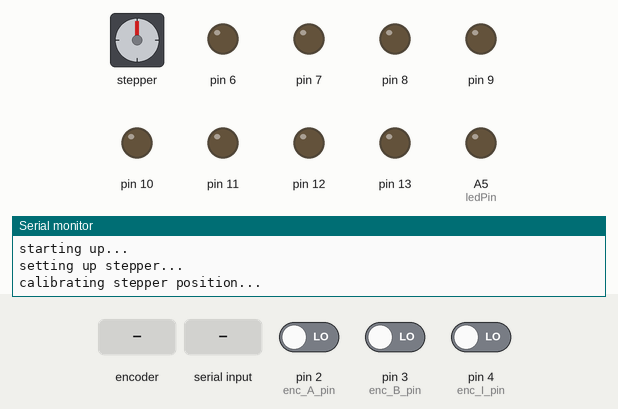
This sketch was run on a simulated Arduino Mega 2560, built with avr-gcc and run on an emulated ATmega2560. Shown: stepper motor, output pins drawn as LEDs (lit = HIGH), the last lines printed to the serial monitor. Wiring (inferred from the names in the program): stepper motor driver (200 steps per turn assumed): step A3; direction A2; enable A1. Dashed ring = blinking. The inputs (shaded band) are chosen by the test bench; at power-on: pin 4 (enc_I_pin) LOW, pin 2 (enc_A_pin) LOW, pin 3 (enc_B_pin) LOW. Pins used as bus, display or sensor lines are not drawn.

Above: at 0.8 s.
0.9 s: pin 4 (enc_I_pin) driven HIGH
At 2.7 s:
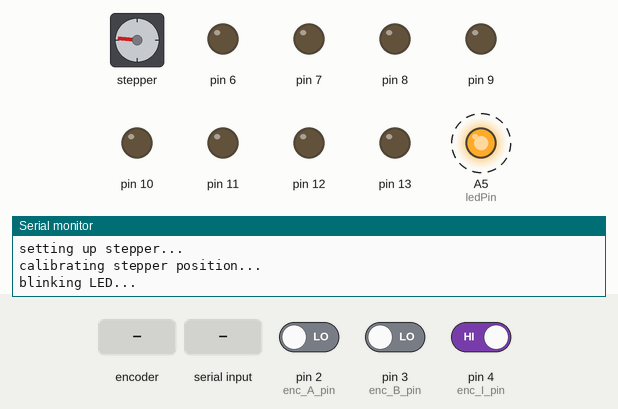
3.9 s: rotary encoder on pin 2 (enc_A_pin) / pin 3 (enc_B_pin) turned 3 steps (first pin leading)
At 7.3 s:
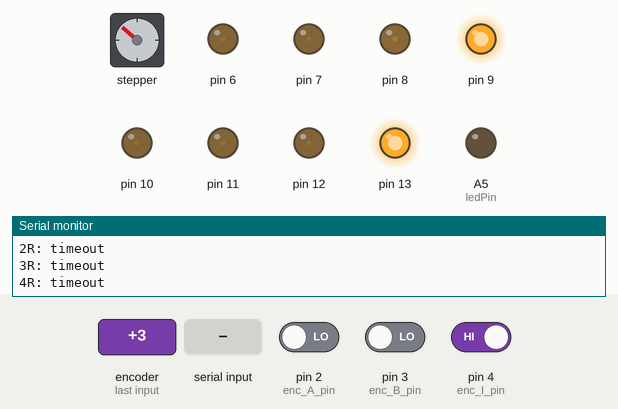
7.5 s: rotary encoder on pin 2 (enc_A_pin) / pin 3 (enc_B_pin) turned 1 step (first pin leading)
At 9.0 s:
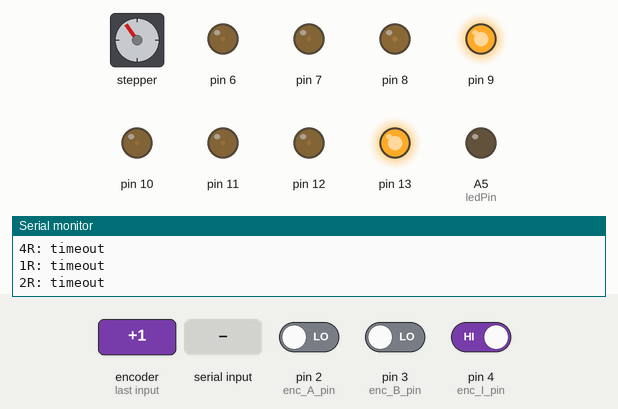
9.4 s: rotary encoder on pin 2 (enc_A_pin) / pin 3 (enc_B_pin) turned 1 step (first pin leading)
At 10.5 s:
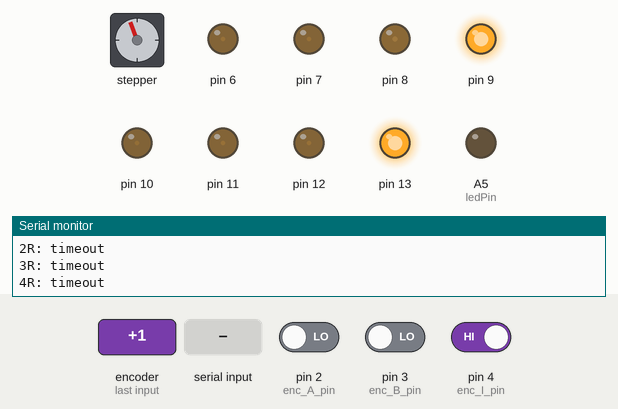
11.4 s: rotary encoder on pin 2 (enc_A_pin) / pin 3 (enc_B_pin) turned 3 steps (first pin leading)
At 13.1 s:
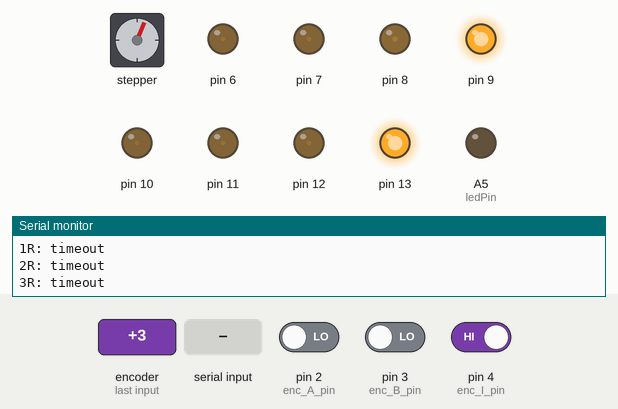
13.5 s: "E\n" received over Serial
Timing chart, 0 to 16.0 s (numbered marks = the images above; inputs shaded):
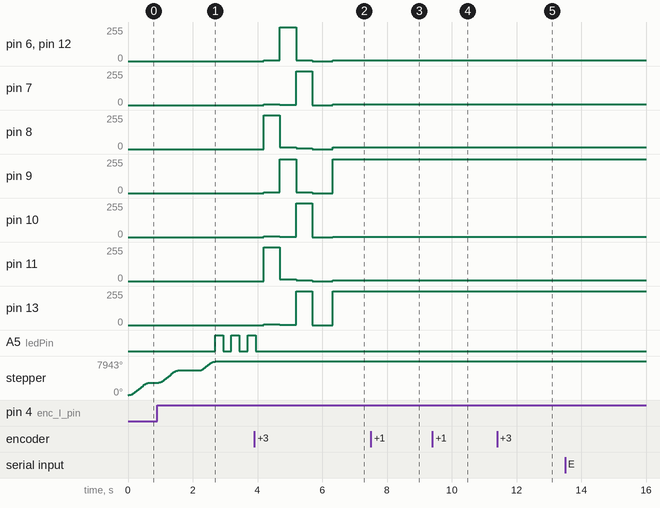

Measured:
- after the input at 0.9 s, A5 (ledPin): alternates HIGH for 0.25 s and LOW for 0.25 s, starting after 1.8 s
- after the input at 3.9 s, stepper: turns 36° clockwise, starting after 2.9 s
- after the input at 7.5 s, stepper: goes 7873° 0.02 s, then 7885°, starting after 0.42 s
- after the input at 9.4 s, stepper: goes 7887° 0.02 s, then 7900°, starting after 0.49 s
- after the input at 11.4 s, stepper: turns 43° clockwise, starting after 0.46 s

The sketch:

color_factory_controller.ino
```cpp
// BOARD: ARDUINO MEGA 2560

/*
Pins:
????
*/


#define MASTER_ADDR 'M'
#define GET_CURRENT_READING 'R'
#define DUMP_READING 'D'
#define STOP_DUMP 'S'
#define RESET_BUCKET_COLOR 'B'
#define KIDS_GONE_CHECK 'K'

// valid responses:
// (update is_valid() when adding
#define RED 'r'
#define GREEN 'g'
#define BLUE 'b'
#define YELLOW 'y'
#define ORANGE 'o'
#define NONE 'n'
#define OK 'K'
#define YES 'Y'
#define NO 'N'
#define ERROR 'E'

#define ledPin A5 // ????????????

#define FULL_TURN 1600
#define A_POS 700
#define B_POS 850
#define C_POS 1000
#define D_POS 1175

// last index (in targets[]) that each color was thrown to..
int last_red_index= 0;
int last_yellow_index= 1;
int last_blue_index= 2;
int last_orange_index= 2;
int last_green_index= 2;


//keep track of how long it's been since a ball was thrown
unsigned long last_throw_time= 0;
unsigned long last_tamper_time= 0;
unsigned long last_kids_gone_check= millis();

char targets[3] = {RED, GREEN, BLUE};
char defaultColors[3] = {RED, GREEN, BLUE};
int target_pos[3]= {A_POS, B_POS, C_POS};

void setup(){
  Serial.begin(9600);
  Serial.println(); // break from old dumps-
  Serial.println("starting up...");
  setup_rs485_tranceiver();

  pinMode(ledPin, OUTPUT);
  setup_stepper(B_POS);

  //Serial.println("resetting bucket colors...");
  //reset_bucket_colors();

  Serial.println("blinking LED...");
  blinkLed();

  test_bucket_lights();
}

void loop(){
  //dump_motor_data();

  // read reader sensors and update target lights
  update_targets();

  // get a reading
  send_command(1, GET_CURRENT_READING);
  char reading= get_response();

  // if reading shows ball, aim bouncer.
  // bouncer is already aimed at target, move it a bit to let us know it cares
  if(is_ball(reading) && millis() > last_throw_time + 500){
    if(motor_is_at(get_target(reading))) goto_pos(get_target(reading)+FULL_TURN/16);
    goto_pos(get_target(reading));
    last_throw_time= millis();
  }
  tamper_check();

  // if things are quiet, re-home stepper
  if(millis() > last_throw_time + 300000){ //5 minutes
    calibrateStepper(B_POS);
    last_throw_time= millis();
  }
}

// update targets[] and the leds above the target hoppers
void update_targets(){
  // get colors from sensors
  for(int i=2; i<=4; i++){
    send_command(i, GET_CURRENT_READING);
    char color= get_response();
    // store in targets[]
    if (is_ball(color)){
      targets[i-2]= color;
      flashTarget(i-2, true);
    }
    if (color == NONE){
      targets[i-2]= defaultColors[i-2];
      flashTarget(i-2, false);
    }
  }

  // set bucket leds to match
  update_bucket_lights();
}

short kids_gone(){
  int tries=0;
  if(millis() > last_kids_gone_check+10000){
    last_kids_gone_check= millis();
    char response= 'E';
    for(int i=2; i<=4; i++){ // don't ask the dropper
      do{
        send_command(i, KIDS_GONE_CHECK);
        if (tries>3) delay(100);
        tries++;
        response= get_response();
      } while (response=='E');
      if(response=='N') return false;
    }
    return true;
  }
  else return false;
}


void reset_bucket_colors(){
  for(int i=2; i<=4; i++){
    do send_command(i, RESET_BUCKET_COLOR);
    while (get_response()=='E');
  }
}

int get_target(char color){
  if(color == ORANGE){
    for(int i=0; i<3; i++){
      last_orange_index++;
      if (last_orange_index > 2) last_orange_index=0;
      if (targets[last_orange_index] == ORANGE) return target_pos[last_orange_index];
    }
    return D_POS;
  }

  if(color == YELLOW){
    for(int i=0; i<3; i++){
      last_yellow_index++;
      if (last_yellow_index > 2) last_yellow_index=0;
      if (targets[last_yellow_index] == YELLOW) return target_pos[last_yellow_index];
    }
    return D_POS;
  }

  if(color == GREEN){
    for(int i=0; i<3; i++){
      last_green_index++;
      if (last_green_index > 2) last_green_index= 0;
      if (targets[last_green_index] == GREEN) return target_pos[last_green_index];
    }
    return D_POS;
  }

  if(color == RED){
    for(int i=0; i<3; i++){
      last_red_index++;
      if (last_red_index > 2) last_red_index=0;
      if (targets[last_red_index] == RED) return target_pos[last_red_index];
    }
    return D_POS;
  }

  if(color == BLUE){
    for(int i=0; i<3; i++){
      last_blue_index++;
      if (last_blue_index > 2) last_blue_index=0;
      if (targets[last_blue_index] == BLUE) return target_pos[last_blue_index];
    }
    return D_POS;
  }
}

void send_command(int addr, char cmd){
  char msg[3];
  msg[0]= addr+48; //convert to ascii caracter
  msg[1]= cmd;
  msg[2]= '\0';

  while(Serial.available()>0) Serial.read(); // clear incoming buffer, expecting new stuff
  tx_msg(msg);}

char get_response(){
  char response= ERROR;
  unsigned long start_time= millis();

  // wait for response to arrive or timeout
  while(Serial.available() < 2 && millis() < start_time+200);

  // if timeout
  if (millis() >= start_time+200){
    Serial.println(": timeout");
    return response;
  }

  // iterate through incoming buffer, looking for an 'M'
  while(Serial.read() != 'M'){
    if (Serial.available()==0){
      Serial.println(": no M");
      return response;
    }
  }

  // next character after the 'M' should be our response
  response= Serial.read();
  //if(!is_valid(response)) response= ERROR;

  Serial.print(": ");
  Serial.println(response);
  if (response == -1) reset_bus();
  return response;
}

void reset_bus(){
  Serial.println("flushing in/out buffers...");
  Serial.flush();
  while(Serial.available()>0) Serial.read();
}

boolean is_ball(char candidate){
  //if(candidate == ORANGE) return true;
  if(candidate == GREEN) return true;
  //if(candidate == YELLOW) return true;
  if(candidate == RED) return true;
  if(candidate == BLUE) return true;
  return false;
}

boolean is_valid(char candidate){
  if(candidate == ORANGE) return true;
  if(candidate == GREEN) return true;
  if(candidate == YELLOW) return true;
  if(candidate == OK) return true;
  if(candidate == YES) return true;
  if(candidate == NO) return true;
  if(candidate == NONE) return true;
  if(candidate == ERROR) return true;
  return false;
}

void blinkLed(){
  for(int i=0; i<3; i++){
    digitalWrite(ledPin, HIGH);
    delay(250);
    digitalWrite(ledPin, LOW);
    delay(250);
  }
}

void dump_sensors(){
  for(int i=1; i<5; i++) dump_sensor(i);
  Serial.println();
}

void dump_sensor(int addr){
  send_command(addr, DUMP_READING);
  char incoming=0;
  unsigned long start_time=millis();

  Serial.print(" Sensor #");
  Serial.print(addr);
  Serial.print(": ");

  while(incoming != '\n'){
    if(Serial.available()>0){
      incoming= (Serial.read());
      Serial.write(incoming);
    }
    if(millis()>start_time+200) break;
  }
}
```

bucket_lights.ino
```cpp
#define first_pwm_pin 5

short flashStates[3] = {false, false, false};

void update_bucket_lights(){
    for(int i=0; i<3; i++){
      char color= targets[i];
      if(flashStates[i] == true){
        // flash once per second, so
        // check last 3 digits of millis
        if(millis()%1000 > 499) color= NONE;
      }
      set_bucket_light(i, color);
    }
}

void flashTarget(int bucket, short flashing){
  flashStates[bucket]= flashing;
}

void set_bucket_light(int bucket, char color){
    if(color ==  'o') set_led(bucket*3+first_pwm_pin, 255,157,0);
    else if(color ==  'y') set_led(bucket*3+first_pwm_pin, 255,225,5);
    else if(color ==  'g') set_led(bucket*3+first_pwm_pin, 15,255,2);
    else if(color ==  'r') set_led(bucket*3+first_pwm_pin, 255,5,5);
    else if(color ==  'b') set_led(bucket*3+first_pwm_pin, 5,5,255);
    else if(color ==  NONE) set_led(bucket*3+first_pwm_pin, 0,0,0);
    else set_led(bucket+first_pwm_pin, 0,0,0);
}

void set_led(int r_pin, int r, int g, int b){
  analogWrite(r_pin, r);
  analogWrite(r_pin+1, g);
  analogWrite(r_pin+2, b);
}

void test_bucket_lights(){
  Serial.println("testing bucket lights...");

  for(int i=0; i<3; i++) set_bucket_light(i, 'r');
  delay(500);
  for(int i=0; i<3; i++) set_bucket_light(i, 'g');
  delay(500);
  for(int i=0; i<3; i++) set_bucket_light(i, 'b');
  delay(500);

  for(int i=0; i<3; i++) set_bucket_light(i, 'n');

}
```

rs485.ino
```cpp
// see sensor code for notes

#define txPin A4

void setup_rs485_tranceiver(){
  pinMode(txPin, OUTPUT);
  digitalWrite(txPin, LOW); // set transceiver to "receive" mode
}

void tx_msg(char *msg){
  digitalWrite(txPin, HIGH); // transmit mode
  delayMicroseconds(10); // make sure mode is set
  Serial.print(msg);
  Serial.flush(); // wait for msg to leave buffer
  digitalWrite(txPin, LOW); // back to recieve mode
}
```

stepper.ino
```cpp
#define MIN_DELAY 275  // minimum running delay
#define MAX_DELAY 2250 // accel start point
#define ACCEL 50 // change in step delay per step // was 50...
#define MIN_INST_DELAY 2000 // minimum instantaneous start delay

#define ZERO_POS 0
#define HALF_POS 785
#define MAX_POS_ERROR 5
#define HOME_POS -305

#define step_pin A3
#define dir_pin A2
#define enable_pin A1

#define enc_A_pin 2
#define enc_B_pin 3
#define enc_I_pin 4

volatile long enc_pos;
volatile long pos;

long step_delay;

void setup_stepper(int start_pos)
{
  Serial.println("setting up stepper...");

  pinMode(step_pin, OUTPUT);
  pinMode(dir_pin, OUTPUT);
  pinMode(enable_pin, OUTPUT);

  pinMode(enc_A_pin, INPUT);
  pinMode(enc_B_pin, INPUT);
  pinMode(enc_I_pin, INPUT);
  // interrupt on encoder A pin (pin 2) rise
  attachInterrupt(0, update_enc, CHANGE);

  calibrateStepper(start_pos);
}

void calibrateStepper(int start_pos){
  Serial.println("calibrating stepper position...");
  // spin motor at least one rev. to calibrate encoder
  short done= false;
  while(!done){
    // spin a rev to catch index pulse
    goto_pos(enc_pos+FULL_TURN);
    // remove momentum
    delay(200);

    // test your work
    for(int i=-1*MAX_POS_ERROR/2; i<MAX_POS_ERROR/2; i++){
      goto_pos(HOME_POS+i);
      delay(100);
      if(digitalRead(enc_I_pin)) done=true;
    }
    goto_pos(start_pos);
  }
}

void update_enc(){
  // this only runs on A pin change, so B pin state should give direction
  // there are 4 drive steps per encoder A state change
  // so multiply to match motor drive steps
  if(digitalRead(enc_A_pin) == digitalRead(enc_B_pin)) enc_pos+= 4;
  else enc_pos-= 4;
}

void dump_motor_data(){
  Serial.print("pos: ");
  Serial.println(pos);
  Serial.print("enc_pos: ");
  Serial.println(enc_pos);
  Serial.print("error: ");
  Serial.println(pos_error());


  //Serial.print("  pos_error: ");
  //Serial.print(pos_error);
  //Serial.print("  step_delay: ");
  //Serial.println(step_delay);
  Serial.println();
}

void goto_pos(int target){

  // movements now based on enc_pos instead of pos.
  short dir= target > enc_pos;
  int remaining_steps= abs(target-enc_pos);

  int decel_steps= 0;
  int decel_start= 0;
  long change;

  step_delay= MAX_DELAY;

  // Accelerate until either max speed reached or halfway to target...
  while (step_delay > MIN_DELAY && remaining_steps > decel_steps){
    take_step(dir);
    decel_steps++;
    remaining_steps--;
    change= (ACCEL*(step_delay-MIN_DELAY))/(MAX_DELAY-MIN_DELAY);
    if(change==0) change=1;
    step_delay-= change;
  }

  // spin to decel start point
  while(remaining_steps > decel_steps){
    take_step(dir);
    remaining_steps--;
  }

  // decell to target
  while(remaining_steps > 0){
    take_step(dir);
    remaining_steps--;
    change= (ACCEL*(step_delay-MIN_DELAY))/(MAX_DELAY-MIN_DELAY);
    if(change==0) change=1;
    step_delay+= change;
  }

  while(abs(pos_error()) > MAX_POS_ERROR){
    delay(250);
    pos= enc_pos;
    goto_pos(target);
  }
}

int pos_error(){
  return enc_pos-pos;
}

void take_step (short dir){
//take a step, checking for index pulse
  digitalWrite(dir_pin, dir);
  delayMicroseconds(1); // direction setup as per driver manual
  digitalWrite(step_pin, HIGH);

  // delayMicroseconds is confused by delays over 16383
  if(step_delay<16383){
    delayMicroseconds(3); // 3 * min step pulse time as per driver manual
    digitalWrite(step_pin, LOW);
    delayMicroseconds(step_delay);
  }
  else{
    delayMicroseconds(3);
    digitalWrite(step_pin, LOW);
    delayMicroseconds(16383);
  }

  // increment pos
  if(dir) pos++;
  else pos--;

  // if index crossed, calibrate home
  // I don't know how wide the index pulse is,
  // so it might be necessary to restrict this to one dir
  if (digitalRead(enc_I_pin)){ pos= HOME_POS; enc_pos= HOME_POS; }
}

void tamper_check(){

  // if the bouncer has been forced out of position, move it back
  while(abs(pos_error()) > MAX_POS_ERROR){
    delay(250);
    int target= pos;
    pos= enc_pos;
    goto_pos(target);
  }
}

void stepper_power(short enable){
  // logic high disables drive
  digitalWrite(enable_pin, !enable);
}

short motor_is_at(long p){
// test if given pos is "equal enough" to current motor pos
  return (abs(enc_pos - p) < MAX_POS_ERROR);
}
```
